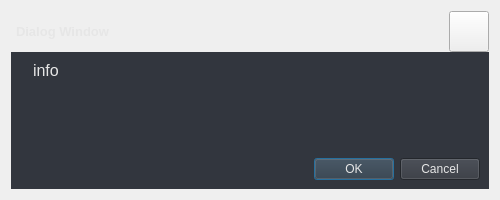
<?xml version="1.0" encoding="UTF-8"?>
<ui version="4.0">
 <class>Dialog</class>
 <widget class="QDialog" name="Dialog">
  <property name="geometry">
   <rect>
    <x>0</x>
    <y>0</y>
    <width>500</width>
    <height>200</height>
   </rect>
  </property>
  <property name="sizePolicy">
   <sizepolicy hsizetype="Fixed" vsizetype="Fixed">
    <horstretch>0</horstretch>
    <verstretch>0</verstretch>
   </sizepolicy>
  </property>
  <property name="minimumSize">
   <size>
    <width>500</width>
    <height>200</height>
   </size>
  </property>
  <property name="maximumSize">
   <size>
    <width>500</width>
    <height>200</height>
   </size>
  </property>
  <property name="baseSize">
   <size>
    <width>0</width>
    <height>0</height>
   </size>
  </property>
  <property name="windowTitle">
   <string>Dialog</string>
  </property>
  <property name="styleSheet">
   <string notr="true"/>
  </property>
  <layout class="QVBoxLayout" name="verticalLayout_2">
   <item>
    <widget class="QFrame" name="frame_main">
     <property name="styleSheet">
      <string notr="true">color: rgb(230, 230, 230);</string>
     </property>
     <property name="frameShape">
      <enum>QFrame::NoFrame</enum>
     </property>
     <property name="frameShadow">
      <enum>QFrame::Raised</enum>
     </property>
     <layout class="QVBoxLayout" name="verticalLayout">
      <property name="spacing">
       <number>0</number>
      </property>
      <property name="leftMargin">
       <number>0</number>
      </property>
      <property name="topMargin">
       <number>0</number>
      </property>
      <property name="rightMargin">
       <number>0</number>
      </property>
      <property name="bottomMargin">
       <number>0</number>
      </property>
      <item>
       <widget class="QFrame" name="frame_top">
        <property name="minimumSize">
         <size>
          <width>0</width>
          <height>41</height>
         </size>
        </property>
        <property name="maximumSize">
         <size>
          <width>16777215</width>
          <height>41</height>
         </size>
        </property>
        <property name="styleSheet">
         <string notr="true"/>
        </property>
        <property name="frameShape">
         <enum>QFrame::NoFrame</enum>
        </property>
        <property name="frameShadow">
         <enum>QFrame::Raised</enum>
        </property>
        <layout class="QHBoxLayout" name="horizontalLayout_3">
         <property name="spacing">
          <number>0</number>
         </property>
         <property name="leftMargin">
          <number>0</number>
         </property>
         <property name="topMargin">
          <number>0</number>
         </property>
         <property name="rightMargin">
          <number>0</number>
         </property>
         <property name="bottomMargin">
          <number>0</number>
         </property>
         <item>
          <widget class="QFrame" name="frame_toggle">
           <property name="maximumSize">
            <size>
             <width>70</width>
             <height>16777215</height>
            </size>
           </property>
           <property name="styleSheet">
            <string notr="true"/>
           </property>
           <property name="frameShape">
            <enum>QFrame::NoFrame</enum>
           </property>
           <property name="frameShadow">
            <enum>QFrame::Raised</enum>
           </property>
           <layout class="QVBoxLayout" name="verticalLayout_3">
            <property name="spacing">
             <number>0</number>
            </property>
            <property name="leftMargin">
             <number>0</number>
            </property>
            <property name="topMargin">
             <number>0</number>
            </property>
            <property name="rightMargin">
             <number>0</number>
            </property>
            <property name="bottomMargin">
             <number>0</number>
            </property>
           </layout>
          </widget>
         </item>
         <item>
          <widget class="QFrame" name="frame_top_right">
           <property name="styleSheet">
            <string notr="true"/>
           </property>
           <property name="frameShape">
            <enum>QFrame::NoFrame</enum>
           </property>
           <property name="frameShadow">
            <enum>QFrame::Raised</enum>
           </property>
           <layout class="QVBoxLayout" name="verticalLayout_4">
            <property name="spacing">
             <number>0</number>
            </property>
            <property name="leftMargin">
             <number>0</number>
            </property>
            <property name="topMargin">
             <number>0</number>
            </property>
            <property name="rightMargin">
             <number>0</number>
            </property>
            <property name="bottomMargin">
             <number>0</number>
            </property>
            <item>
             <widget class="QFrame" name="frame_top_btns">
              <property name="maximumSize">
               <size>
                <width>16777215</width>
                <height>42</height>
               </size>
              </property>
              <property name="styleSheet">
               <string notr="true"/>
              </property>
              <property name="frameShape">
               <enum>QFrame::NoFrame</enum>
              </property>
              <property name="frameShadow">
               <enum>QFrame::Raised</enum>
              </property>
              <layout class="QHBoxLayout" name="horizontalLayout_6">
               <property name="spacing">
                <number>0</number>
               </property>
               <property name="leftMargin">
                <number>0</number>
               </property>
               <property name="topMargin">
                <number>0</number>
               </property>
               <property name="rightMargin">
                <number>0</number>
               </property>
               <property name="bottomMargin">
                <number>0</number>
               </property>
               <item>
                <widget class="QFrame" name="frame_label_top_btns">
                 <property name="sizePolicy">
                  <sizepolicy hsizetype="Expanding" vsizetype="Preferred">
                   <horstretch>0</horstretch>
                   <verstretch>0</verstretch>
                  </sizepolicy>
                 </property>
                 <property name="frameShape">
                  <enum>QFrame::NoFrame</enum>
                 </property>
                 <property name="frameShadow">
                  <enum>QFrame::Raised</enum>
                 </property>
                 <layout class="QHBoxLayout" name="horizontalLayout_11">
                  <property name="spacing">
                   <number>0</number>
                  </property>
                  <property name="leftMargin">
                   <number>5</number>
                  </property>
                  <property name="topMargin">
                   <number>0</number>
                  </property>
                  <property name="rightMargin">
                   <number>10</number>
                  </property>
                  <property name="bottomMargin">
                   <number>0</number>
                  </property>
                  <item>
                   <widget class="QLabel" name="label_title_bar_top">
                    <property name="font">
                     <font>
                      <pointsize>10</pointsize>
                      <weight>75</weight>
                      <bold>true</bold>
                     </font>
                    </property>
                    <property name="styleSheet">
                     <string notr="true"/>
                    </property>
                    <property name="text">
                     <string>Dialog Window</string>
                    </property>
                   </widget>
                  </item>
                 </layout>
                </widget>
               </item>
               <item alignment="Qt::AlignRight">
                <widget class="QFrame" name="frame_btns_right">
                 <property name="sizePolicy">
                  <sizepolicy hsizetype="Expanding" vsizetype="Preferred">
                   <horstretch>0</horstretch>
                   <verstretch>0</verstretch>
                  </sizepolicy>
                 </property>
                 <property name="maximumSize">
                  <size>
                   <width>120</width>
                   <height>16777215</height>
                  </size>
                 </property>
                 <property name="frameShape">
                  <enum>QFrame::NoFrame</enum>
                 </property>
                 <property name="frameShadow">
                  <enum>QFrame::Raised</enum>
                 </property>
                 <layout class="QHBoxLayout" name="horizontalLayout_7">
                  <property name="spacing">
                   <number>0</number>
                  </property>
                  <property name="leftMargin">
                   <number>0</number>
                  </property>
                  <property name="topMargin">
                   <number>0</number>
                  </property>
                  <property name="rightMargin">
                   <number>0</number>
                  </property>
                  <property name="bottomMargin">
                   <number>0</number>
                  </property>
                  <item>
                   <widget class="QPushButton" name="btn_close">
                    <property name="sizePolicy">
                     <sizepolicy hsizetype="Minimum" vsizetype="Expanding">
                      <horstretch>0</horstretch>
                      <verstretch>0</verstretch>
                     </sizepolicy>
                    </property>
                    <property name="minimumSize">
                     <size>
                      <width>40</width>
                      <height>0</height>
                     </size>
                    </property>
                    <property name="maximumSize">
                     <size>
                      <width>40</width>
                      <height>16777215</height>
                     </size>
                    </property>
                    <property name="toolTip">
                     <string>Close</string>
                    </property>
                    <property name="styleSheet">
                     <string notr="true"/>
                    </property>
                    <property name="text">
                     <string/>
                    </property>
                    <property name="icon">
                     <iconset resource="files.qrc">
                      <normaloff>:/16x16/icons/16x16/cil-x.png</normaloff>:/16x16/icons/16x16/cil-x.png</iconset>
                    </property>
                   </widget>
                  </item>
                 </layout>
                </widget>
               </item>
              </layout>
             </widget>
            </item>
           </layout>
          </widget>
         </item>
        </layout>
       </widget>
      </item>
      <item>
       <widget class="QFrame" name="frame_center">
        <property name="sizePolicy">
         <sizepolicy hsizetype="Expanding" vsizetype="Expanding">
          <horstretch>0</horstretch>
          <verstretch>0</verstretch>
         </sizepolicy>
        </property>
        <property name="styleSheet">
         <string notr="true">background-color: rgb(50, 54, 62);
</string>
        </property>
        <property name="frameShape">
         <enum>QFrame::NoFrame</enum>
        </property>
        <property name="frameShadow">
         <enum>QFrame::Raised</enum>
        </property>
        <layout class="QHBoxLayout" name="horizontalLayout_9">
         <property name="spacing">
          <number>0</number>
         </property>
         <property name="leftMargin">
          <number>0</number>
         </property>
         <property name="topMargin">
          <number>0</number>
         </property>
         <property name="rightMargin">
          <number>0</number>
         </property>
         <property name="bottomMargin">
          <number>0</number>
         </property>
         <item>
          <widget class="QFrame" name="frame_main_content">
           <property name="styleSheet">
            <string notr="true"/>
           </property>
           <property name="frameShape">
            <enum>QFrame::NoFrame</enum>
           </property>
           <property name="frameShadow">
            <enum>QFrame::Raised</enum>
           </property>
           <layout class="QVBoxLayout" name="verticalLayout_6">
            <property name="spacing">
             <number>0</number>
            </property>
            <property name="leftMargin">
             <number>0</number>
            </property>
            <property name="topMargin">
             <number>0</number>
            </property>
            <property name="rightMargin">
             <number>0</number>
            </property>
            <property name="bottomMargin">
             <number>0</number>
            </property>
            <item>
             <widget class="QFrame" name="frame_content">
              <property name="styleSheet">
               <string notr="true"/>
              </property>
              <property name="frameShape">
               <enum>QFrame::NoFrame</enum>
              </property>
              <property name="frameShadow">
               <enum>QFrame::Raised</enum>
              </property>
              <layout class="QHBoxLayout" name="horizontalLayout_17">
               <item>
                <layout class="QVBoxLayout" name="verticalLayout_5">
                 <item>
                  <layout class="QFormLayout" name="formLayout">
                   <item row="0" column="0">
                    <widget class="QLabel" name="label_warning">
                     <property name="text">
                      <string/>
                     </property>
                    </widget>
                   </item>
                   <item row="0" column="1">
                    <widget class="QLabel" name="label_info">
                     <property name="font">
                      <font>
                       <pointsize>12</pointsize>
                      </font>
                     </property>
                     <property name="text">
                      <string>info</string>
                     </property>
                    </widget>
                   </item>
                  </layout>
                 </item>
                 <item>
                  <widget class="QDialogButtonBox" name="buttonBox">
                   <property name="orientation">
                    <enum>Qt::Horizontal</enum>
                   </property>
                   <property name="standardButtons">
                    <set>QDialogButtonBox::Cancel|QDialogButtonBox::Ok</set>
                   </property>
                  </widget>
                 </item>
                </layout>
               </item>
              </layout>
             </widget>
            </item>
           </layout>
          </widget>
         </item>
        </layout>
       </widget>
      </item>
     </layout>
    </widget>
   </item>
  </layout>
 </widget>
 <tabstops>
  <tabstop>btn_close</tabstop>
 </tabstops>
 <resources>
  <include location="files.qrc"/>
 </resources>
 <connections>
  <connection>
   <sender>buttonBox</sender>
   <signal>rejected()</signal>
   <receiver>Dialog</receiver>
   <slot>reject()</slot>
   <hints>
    <hint type="sourcelabel">
     <x>249</x>
     <y>269</y>
    </hint>
    <hint type="destinationlabel">
     <x>249</x>
     <y>149</y>
    </hint>
   </hints>
  </connection>
  <connection>
   <sender>buttonBox</sender>
   <signal>accepted()</signal>
   <receiver>Dialog</receiver>
   <slot>accept()</slot>
   <hints>
    <hint type="sourcelabel">
     <x>249</x>
     <y>269</y>
    </hint>
    <hint type="destinationlabel">
     <x>249</x>
     <y>149</y>
    </hint>
   </hints>
  </connection>
 </connections>
</ui>
